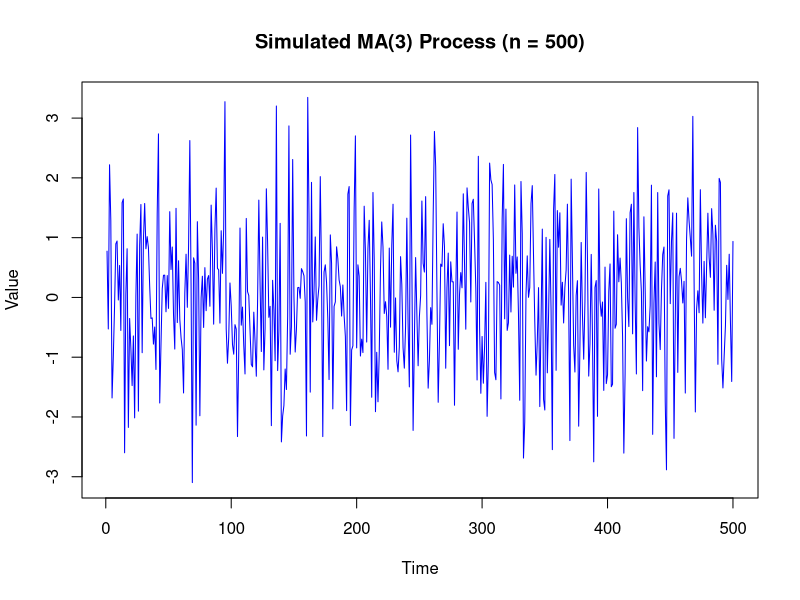
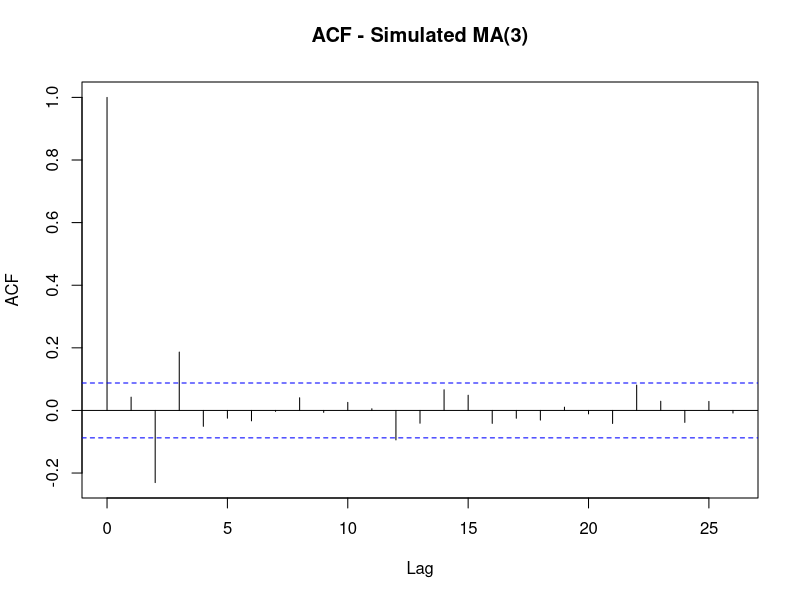
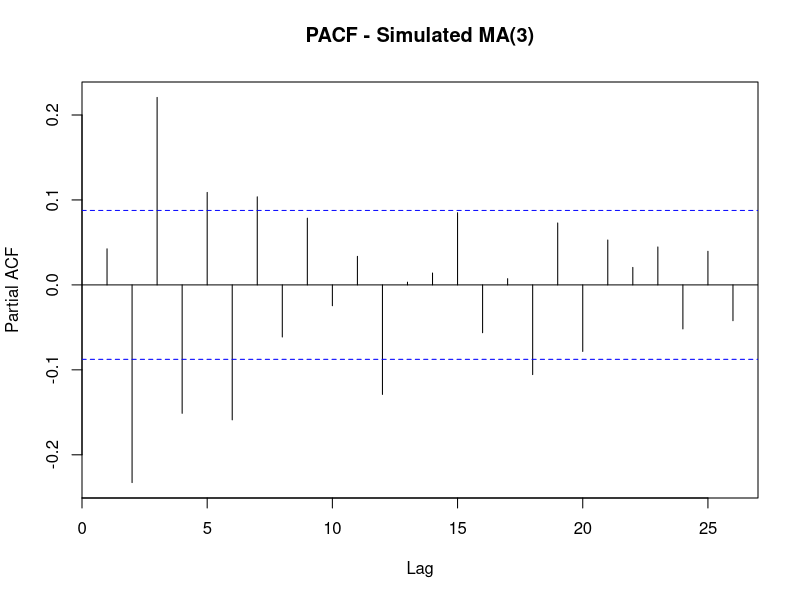

Reproduce these figures in R, in order.
# =========================================================
# Lab 5: MA(3) Process - Simulation and Real Data Analysis
# =========================================================

# ===== 1. Load required packages =====
library(forecast)   # For ACF/PACF plotting
library(tseries)    # For Augmented Dickey-Fuller test
library(stats)      # For arima.sim

# ---------------------------------------------------------
# PART A: Simulation of MA(3) Process
# ---------------------------------------------------------

cat("\n==============================\n")
cat(" Simulated MA(3) Process \n")
cat("==============================\n")

# Step 1: Simulate MA(3) process
set.seed(123)  
ma3_series <- arima.sim(
  model = list(ma = c(0.5, -0.4, 0.3)),
  n = 500
)

# Step 2: Plot the simulated series
ts.plot(ma3_series,
        main = "Simulated MA(3) Process (n = 500)",
        ylab = "Value",
        col = "blue")

# Step 3: Basic statistics
cat("\n=== Basic Summary Statistics (Simulation) ===\n")
cat("Mean:", mean(ma3_series), "\n")
cat("Variance:", var(ma3_series), "\n")
cat("Standard Deviation:", sd(ma3_series), "\n")

# Step 4: ACF and PACF
acf(ma3_series, main = "ACF - Simulated MA(3)")
pacf(ma3_series, main = "PACF - Simulated MA(3)")

# Step 5: Numerical ACF/PACF
acf_values <- acf(ma3_series, plot = FALSE, lag.max = 10)
pacf_values <- pacf(ma3_series, plot = FALSE, lag.max = 10)
cat("\nACF (first 10 lags):\n", round(acf_values$acf, 3), "\n")
cat("PACF (first 10 lags):\n", round(pacf_values$acf, 3), "\n")

# Step 6: ADF Test
adf_test <- adf.test(ma3_series)
cat("\nADF Test (Simulation):\n")
print(adf_test)

if (adf_test$p.value > 0.05) {
  cat("Conclusion: NON-STATIONARY\n")
} else {
  cat("Conclusion: STATIONARY\n")
}